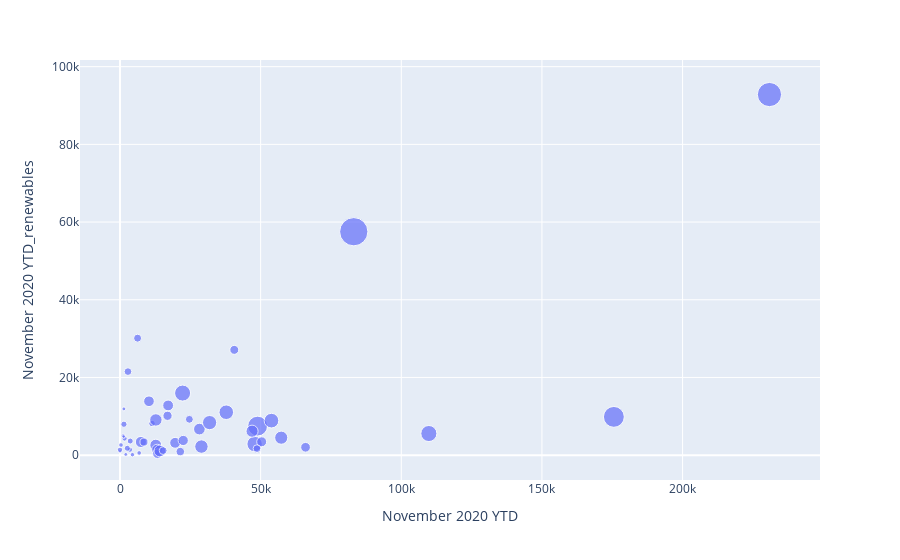

Here is the notebook cell this chart was saved with:
### Code cell
px.scatter(df, x='November 2020 YTD', y='November 2020 YTD_renewables', hover_name=df.index, size='Population 2019')

### Figure 1 — Plotly figure (JSON) as saved in the notebook; plotly's stock layout.template omitted (floating-point values rounded to 4 significant figures)
{"data": [{"hovertemplate": "<b>%{hovertext}</b><br><br>November 2020 YTD=%{x}<br>November 2020 YTD_renewables=%{y}<br>Population 2019=%{marker.size}<extra></extra>", "hovertext": ["Connecticut", "Maine", "Massachusetts", "New Hampshire", "Rhode Island", "Vermont", "New Jersey", "New York", "Pennsylvania", "Illinois", "Indiana", "Michigan", "Ohio", "Wisconsin", "Iowa", "Kansas", "Minnesota", "Missouri", "Nebraska", "North Dakota", "South Dakota", "Delaware", "Florida", "Georgia", "Maryland", "North Carolina", "South Carolina", "Virginia", "West Virginia", "Alabama", "Kentucky", "Mississippi", "Tennessee", "Arkansas", "Louisiana", "Oklahoma", "Texas", "Arizona", "Colorado", "Idaho", "Montana", "Nevada", "New Mexico", "Utah", "Wyoming", "California", "Oregon", "Washington", "Alaska", "Hawaii"], "legendgroup": "", "marker": {"color": "#636efa", "size": [3565287, 1344212, 6892503, 1359711, 1059361, 623989, 8882190, 19453561, 12801989, 12671821, 6732219, 9986857, 11689100, 5822434, 3155070, 2913314, 5639632, 6137428, 1934408, 762062, 884659, 973764, 21477737, 10617423, 6045680, 10488084, 5148714, 8535519, 1792147, 4903185, 4467673, 2976149, 6829174, 3017804, 4648794, 3956971, 28995881, 7278717, 5758736, 1787065, 1068778, 3080156, 2096829, 3205958, 578759, 39512223, 4217737, 7614893, 731545, 1415872], "sizemode": "area", "sizeref": 98780.0, "symbol": "circle"}, "mode": "markers", "name": "", "orientation": "v", "showlegend": false, "type": "scatter", "x": [21440, 1614, 12709, 3531, 6814, 2, 28953, 48921, 109796, 22255, 28222, 31851, 47849, 19600, 6255, 2831, 10298, 7432, 1393, 1383, 1138, 4423, 175573, 53844, 13234, 37775, 22475, 57319, 2598, 50369, 13302, 48699, 14165, 15342, 65959, 40634, 230883, 46952, 17113, 3644, 352, 24661, 11389, 8519, 1317, 83108, 16895, 12752, 2060, 0], "xaxis": "x", "y": [912, 4288, 2585, 1399, 568, 951, 2209, 7481, 5569, 15980, 6710, 8383, 2867, 3179, 30117, 21507, 13873, 3393, 7956, 11906, 4953, 120, 9853, 8884, 1385, 11048, 3780, 4498, 1773, 3438, 380, 1682, 1087, 1176, 2023, 27106, 92825, 6168, 12798, 3632, 2607, 9227, 8153, 3372, 4782, 57514, 10133, 9062, 189, 1377], "yaxis": "y"}], "layout": {"legend": {"itemsizing": "constant", "tracegroupgap": 0}, "margin": {"t": 60}, "xaxis": {"anchor": "y", "domain": [0, 1], "title": {"text": "November 2020 YTD"}}, "yaxis": {"anchor": "x", "domain": [0, 1], "title": {"text": "November 2020 YTD_renewables"}}}}
